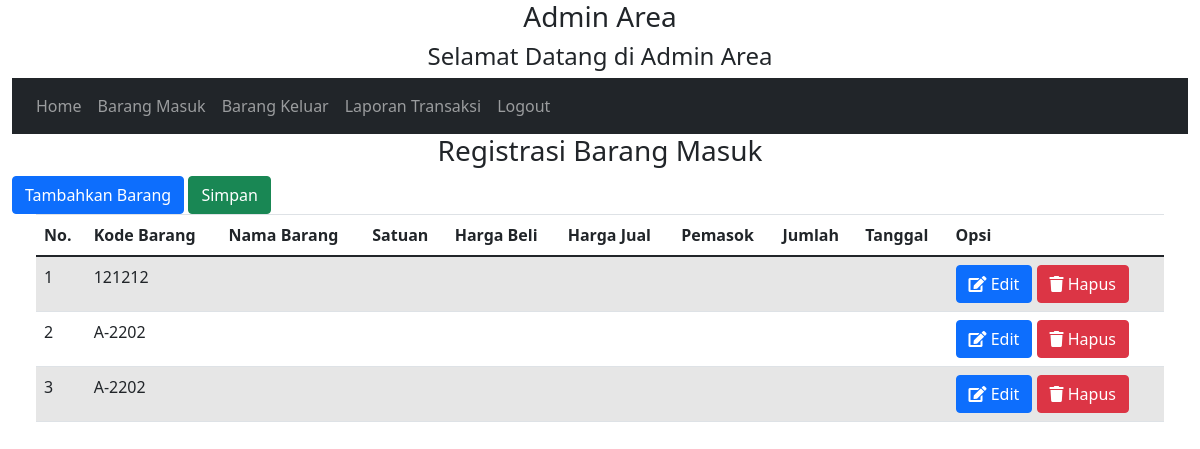
The page /__arsip/barang_masuk.php on the database its author committed.
### tables this page shows
CREATE TABLE `barang_masuk` (
  `id` int(11) NOT NULL,
  `kode_barang` varchar(50) NOT NULL,
  `jumlah_masuk` int(11) NOT NULL,
  `tanggal_masuk` date NOT NULL,
  `created_at` timestamp NOT NULL DEFAULT CURRENT_TIMESTAMP
);

### __arsip/barang_masuk.php (the view, shortened to what this page needs)
<!DOCTYPE html>
<html lang="en">
<head>
    <link rel="stylesheet" href="https://maxcdn.bootstrapcdn.com/bootstrap/4.5.2/css/bootstrap.min.css">
    <link rel="stylesheet" href="css/font-awesome.min.css">
    <link rel="stylesheet" href="css/bootstrap.min.css" type="text/css">
    <link rel="stylesheet" href="https://use.fontawesome.com/releases/v5.6.3/css/all.css">
    <link rel="stylesheet" href="https://maxcdn.bootstrapcdn.com/bootstrap/4.5.2/css/bootstrap.min.css">
    <link href="https://cdn.jsdelivr.net/npm/bootstrap@5.0.0-beta2/dist/css/bootstrap.min.css" rel="stylesheet">
</head>
<body>
    <?php
        include ("admin.php");
    ?>
    <div class="container-fluid">
        <div class="row">
            <div class="col-md-12">
                <nav class="navbar navbar-expand-sm bg-dark navbar-dark">
                    <ul class="navbar-nav">
                    <li class="nav-item"><a class="nav-link" href="data_barang.php">Home</a></li>
                        <li class="nav-item"><a class="nav-link" href="barang_masuk.php"> Barang Masuk </a></li>
                        <li class="nav-item"><a class="nav-link" href="barang_keluar.php"> Barang Keluar </a></li>
                        <li class="nav-item"><a class="nav-link" href="transaksi.php"> Laporan Transaksi </a></li>
                        <li class="nav-item"><a class="nav-link" href="logout.php"> Logout </a></li>
                    </ul>
                </nav>
            </div>
        </div>
    </div>
    <div class="container-fluid">
        <div class="row">
            <div class="col-sm-12">
                <div class="box box-primary">
                    <div class="box-header with-border">
                        <h3 class=" text-center box-tittle">Registrasi Barang Masuk</h3>
                        <a href="#" class="btn btn-primary" data-toggle="modal" data-target="#tambahbarang"> Tambahkan Barang </a>
                        <a href="#" class="btn btn-success" data-toggle="modal" data-target="#checkoutbarang"> Simpan </a>
                    </div>
                    <div class="container-fluid">
                        <div class="row">
                            <div class="col-md-12">
                                <table class="table table-striped">
                                    <thead>
                                        <tr>
                                            <th>No.</th>
                                            <th>Kode Barang</th>
                                            <th>Nama Barang</th>
                                            <th>Satuan</th>
                                            <th>Harga Beli</th>
                                            <th>Harga Jual</th>
                                            <th>Pemasok</th>
                                            <th>Jumlah</th>
                                            <th>Tanggal</th>
                                            <th>Opsi</th>
                                        </tr>
                                    </thead>
                                    <tbody>
                                        <?php
                                        include ("conn.php");
                                        $no = 1;
                                        $queryview = mysqli_query($conn, "SELECT * FROM barang_masuk");
                                        while ($row = mysqli_fetch_assoc($queryview)) {
                                        ?>
                                            <tr>
                                                <td><?php echo $no++; ?></td>
                                                <td><?php echo $row['kode_barang']; ?></td>
                                                <td><?php echo $row['nama_barang']; ?></td>
                                                <td><?php echo $row['satuan']; ?></td>
                                                <td><?php echo $row['hbeli']; ?></td>
                                                <td><?php echo $row['hjual']; ?></td>
                                                <td><?php echo $row['pemasok']; ?></td>
                                                <td><?php echo $row['jumlah']; ?></td>
                                                <td><?php echo $row['tanggal']; ?></td>
                                                <td>
                                                    <a href="#" class="btn btn-primary btn-flat btn-xs" data-toggle="modal" data-target="#updatebarang<?php echo $no; ?>"> <i class="fas fa-edit"></i> Edit </a>
                                                    <a href="#" class="btn btn-danger btn-flat btn-xs" data-toggle="modal" data-target="#deletebarang<?php echo $no; ?>"> <i class="fa fa-trash"></i> Hapus </a>
                                                </td>
                                            </tr>
                                        <?php
                                        }
                                        ?>
                                    </tbody>
                                </table>
                            </div>
                        </div>
                    </div>
                </div>
            </div>
        </div>
    </div>
</body>
</html>

### rows shown on the page
barang_masuk: kode_barang "121212"
barang_masuk: kode_barang "A-2202"
barang_masuk: kode_barang "A-2202"
